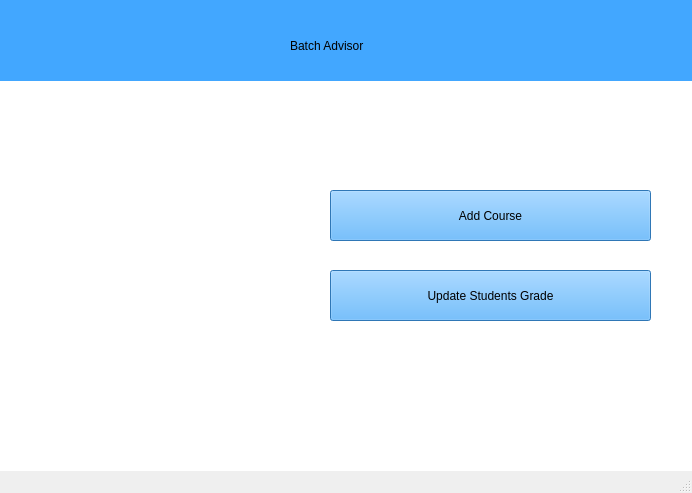
<?xml version="1.0" encoding="UTF-8"?>
<ui version="4.0">
 <class>AdvisorMenu</class>
 <widget class="QMainWindow" name="AdvisorMenu">
  <property name="geometry">
   <rect>
    <x>0</x>
    <y>0</y>
    <width>692</width>
    <height>493</height>
   </rect>
  </property>
  <property name="windowTitle">
   <string>MainWindow</string>
  </property>
  <widget class="QWidget" name="centralwidget">
   <widget class="QWidget" name="LoginPage" native="true">
    <property name="enabled">
     <bool>true</bool>
    </property>
    <property name="geometry">
     <rect>
      <x>0</x>
      <y>0</y>
      <width>701</width>
      <height>471</height>
     </rect>
    </property>
    <property name="autoFillBackground">
     <bool>false</bool>
    </property>
    <property name="styleSheet">
     <string notr="true">background-color: rgb(255, 255, 255);</string>
    </property>
    <property name="inputMethodHints">
     <set>Qt::ImhNone</set>
    </property>
    <widget class="QWidget" name="widget_2" native="true">
     <property name="geometry">
      <rect>
       <x>0</x>
       <y>0</y>
       <width>701</width>
       <height>81</height>
      </rect>
     </property>
     <property name="styleSheet">
      <string notr="true">background-color: rgb(66, 167, 255);</string>
     </property>
     <widget class="QLabel" name="label">
      <property name="geometry">
       <rect>
        <x>290</x>
        <y>30</y>
        <width>121</width>
        <height>31</height>
       </rect>
      </property>
      <property name="styleSheet">
       <string notr="true">font: 63 16pt &quot;Sitka Display Semibold&quot;;
background-color: rgb(66, 167, 255);
</string>
      </property>
      <property name="text">
       <string>Batch Advisor</string>
      </property>
     </widget>
    </widget>
    <widget class="QPushButton" name="addCourse">
     <property name="geometry">
      <rect>
       <x>330</x>
       <y>190</y>
       <width>321</width>
       <height>51</height>
      </rect>
     </property>
     <property name="styleSheet">
      <string notr="true">background-color: rgb(66, 167, 255);
font: 63 16pt &quot;Sitka Display Semibold&quot;;</string>
     </property>
     <property name="text">
      <string>Add Course</string>
     </property>
    </widget>
    <widget class="QPushButton" name="UpdateGrade">
     <property name="geometry">
      <rect>
       <x>330</x>
       <y>270</y>
       <width>321</width>
       <height>51</height>
      </rect>
     </property>
     <property name="styleSheet">
      <string notr="true">background-color: rgb(66, 167, 255);
font: 63 16pt &quot;Sitka Display Semibold&quot;;</string>
     </property>
     <property name="text">
      <string>Update Students Grade</string>
     </property>
    </widget>
    <widget class="QLabel" name="label_2">
     <property name="geometry">
      <rect>
       <x>50</x>
       <y>130</y>
       <width>221</width>
       <height>251</height>
      </rect>
     </property>
     <property name="text">
      <string/>
     </property>
     <property name="pixmap">
      <pixmap>C:/Users/dell/Downloads/Umt_logo.png</pixmap>
     </property>
     <property name="scaledContents">
      <bool>true</bool>
     </property>
    </widget>
   </widget>
  </widget>
  <widget class="QMenuBar" name="menubar">
   <property name="geometry">
    <rect>
     <x>0</x>
     <y>0</y>
     <width>692</width>
     <height>21</height>
    </rect>
   </property>
  </widget>
  <widget class="QStatusBar" name="statusbar"/>
 </widget>
 <resources/>
 <connections/>
</ui>
